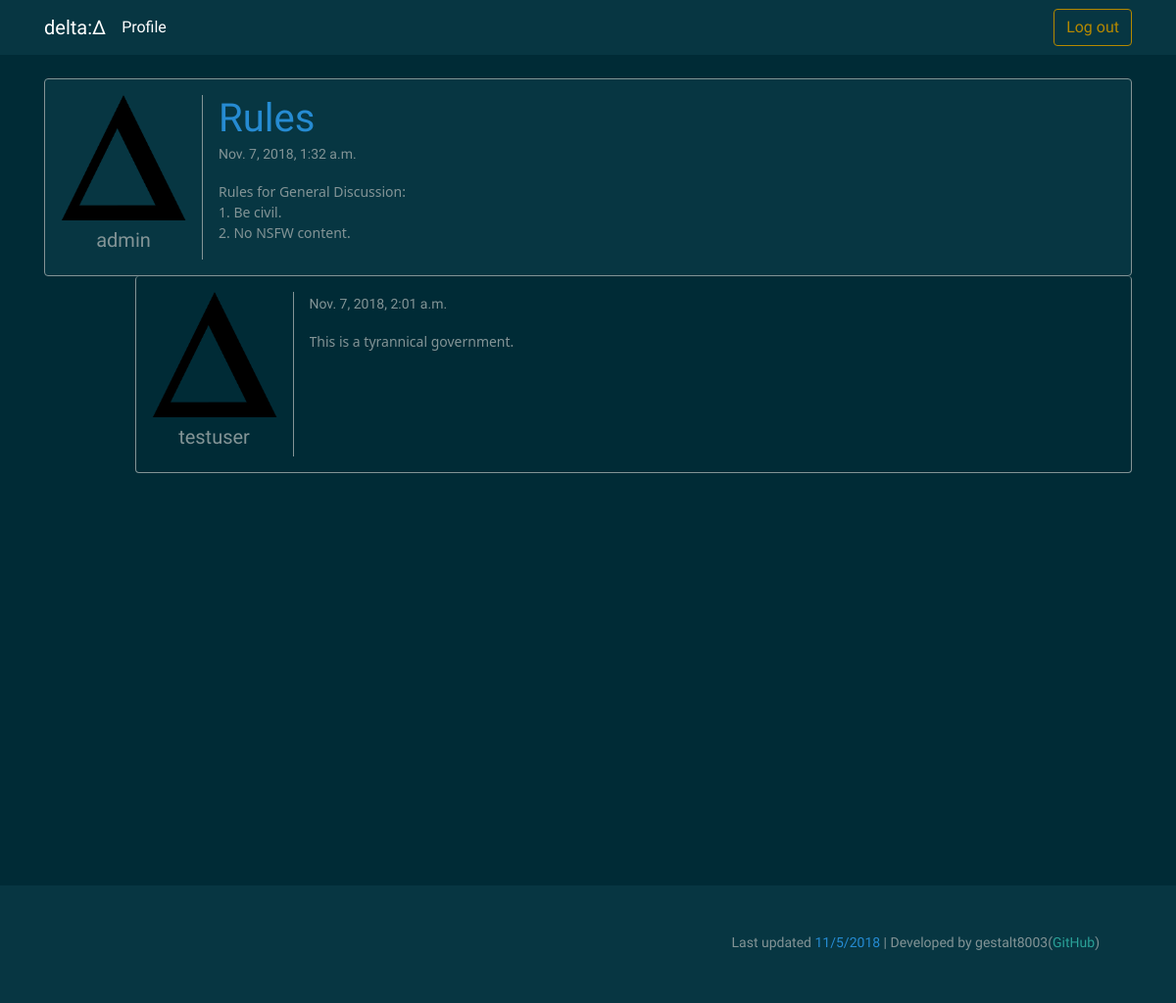
Page /forum/thread/?id=1 (signed in) on the committed database.
### forum/models.py (models this page shows)
class Thread(models.Model):
    subforum = models.ForeignKey(Subforum, on_delete=models.CASCADE)
    title = models.CharField(max_length=50)
    author = models.ForeignKey(User, on_delete=models.CASCADE)
    content = models.TextField()
    date = models.DateTimeField(default=timezone.now)

### forum/views.py (the view)
# urls.py: path('thread/', views.thread, name="forum-thread"),
def thread(request):
    if check_login(request) is False:
        return redirect('forum-home')
    context = {}
    load_errors_context(request, context)
    thread_id = request.GET.get("id")
    if thread_id == None:
        return redirect('forum-home')
    try:
        thread = Thread.objects.get(id=thread_id)
        context['thread'] = thread.__dict__
        context['thread']['author'] = User.objects.get(id=context['thread']['author_id']).__dict__
        context['thread']['replies'] = {}
        for reply in thread.reply_set.all():
            context['thread']['replies'][reply.id] = reply.__dict__
        for reply in thread.reply_set.all():
            context['thread']['replies'][reply.id]['author'] =  User.objects.get(id=context['thread']['replies'][reply.id]['author_id']).__dict__
    except ObjectDoesNotExist:
        add_error(request, 'NoThreadFound')
        return redirect('forum-home') # TODO redirect to home page with NoThreadFound error msg
    context['user'] = {
        'id': request.session.get('user_id')
    }
    return render(request, 'forum/thread.html', context)

### forum/views.py (called while the page is built, shortened)
def check_login(request):
    if request.session.get('user_id') is not None:
        return True
    return False

def load_errors_context(request, context):
    context['errors'] = {}
    try:
        request.session['errors'] = {}
    except KeyError:
        return

### forum/templates/forum/thread.html (shortened to what this page needs)
{% extends 'base.html' %}
{% load static %}
{% block content %}
<div class="container">
    <br>
    <div class="border rounded border-secondary p-3 bg-dark">
        <div class="media">
            <div class="align-self-start mr-3 pr-3 d-block border-right border-secondary">
                <img class="" src="{% static 'img/delta.png' %}" width=128 height=128>
                <div class="text-center">
                    <h5 class="pt-2">{{ thread.author.username }}</h5>
                </div>
            </div>
            <div class="media-body">
                <h1 class="my-0 text-info" style="word-break: break-all;">{{ thread.title }}</h1>
                <small class="text-secondary">{{ thread.date }}</small>
                <pre class="mt-3">{{ thread.content }}</pre>
            </div>
        </div>
    </div>
    {% for key, reply in thread.replies.items %}
    <div class="border-right border-left border-bottom rounded border-secondary p-3 col-11 ml-auto">
        <div class="media">
            <div class="align-self-start mr-3 pr-3 d-block border-right border-secondary">
                <img class="" src="{% static 'img/delta.png' %}" width=128 height=128>
                <div class="text-center">
                    <h5 class="pt-2 text-secondary">{{ reply.author.username }}</h5>
                </div>
            </div>
            <div class="media-body">
                <small class="text-secondary">{{ reply.date }}</small>
                <pre class="mt-3">{{ reply.content }}</pre>
            </div>
        </div>
    </div>
    {% endfor %}
</div>
{% endblock %}

### forum/templates/base.html (shortened to what this page needs)
{% load static %}
<!DOCTYPE html>
<html lang="en">
<head>
    <link rel="stylesheet" href="https://bootswatch.com/4/solar/bootstrap.css">
</head>
<body>
    {% include 'header.html' %}
    <main style="min-height: 100vh; height: 100%;">
        {% block content %}
        {% endblock %}
    </main>
    {% include 'footer.html' %}
</body>
</html>

### forum/templates/header.html (shortened to what this page needs)
<header class="nav navbar navbar-dark bg-dark">
    <nav class="container">
        <a class="navbar-brand" href="{% url 'forum-home' %}">delta:Δ</a>
        <ul class="navbar-nav mr-auto">
            <li class="nav-item active">
                <a class="nav-link" href="{% url 'forum-home' %}">Profile</a>
            </li>
        </ul>
        <div>
            {% if user.id %}
            <form action="{% url 'forum-logout' %}" method="POST">
                <button type="submit" class="btn btn-outline-primary">Log out</button>
            </form>
            {% else %}
            <button type="button" class="btn btn-outline-primary">Login</button>
            <button type="button" class="btn btn-primary">Signup</button>
            {% endif %}
        </div>
    </nav>
</header>

### forum/templates/footer.html
<footer class="bg-dark" style="bottom:0">
    <div class="container p-5 mt-5">
        <small class="float-right">Last updated <span class="text-info">11/5/2018</span> |
            Developed by gestalt8003(<a href="https://github.com/gestalt8003">GitHub</a>)</small><br>
    </div>
</footer>

### forum/templates/forum/thread.html (style rules this page uses)
pre { white-space: pre-wrap; font-family: 'Segoe UI', Tahoma, Geneva, Verdana, sans-serif; }

### rows in the picture
Thread: title "Rules", content "Rules for General Discussion: 1. Be civil. 2. No NSFW content."

### other values in the picture
{{ thread.author.username }} "admin"
{{ thread.date }} "Nov. 7, 2018, 1:32 a.m."
{{ reply.author.username }} "testuser"
{{ reply.date }} "Nov. 7, 2018, 2:01 a.m."
{{ reply.content }} "This is a tyrannical government."
